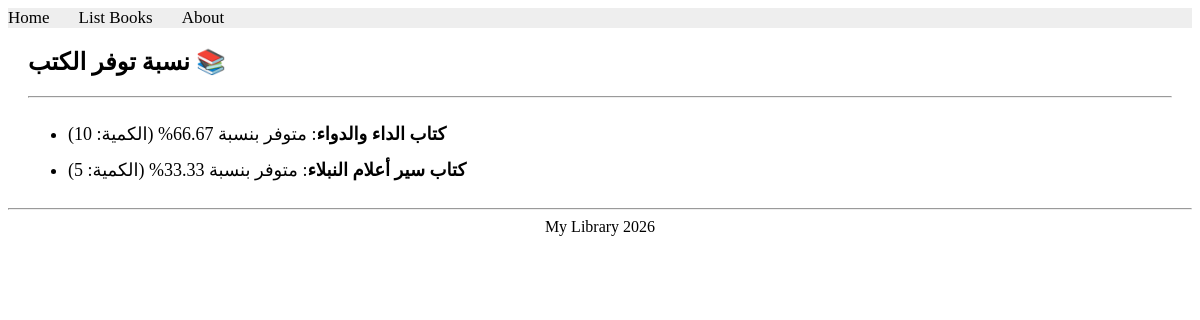
The page /books/lab9/task1/ on the database as committed earlier.
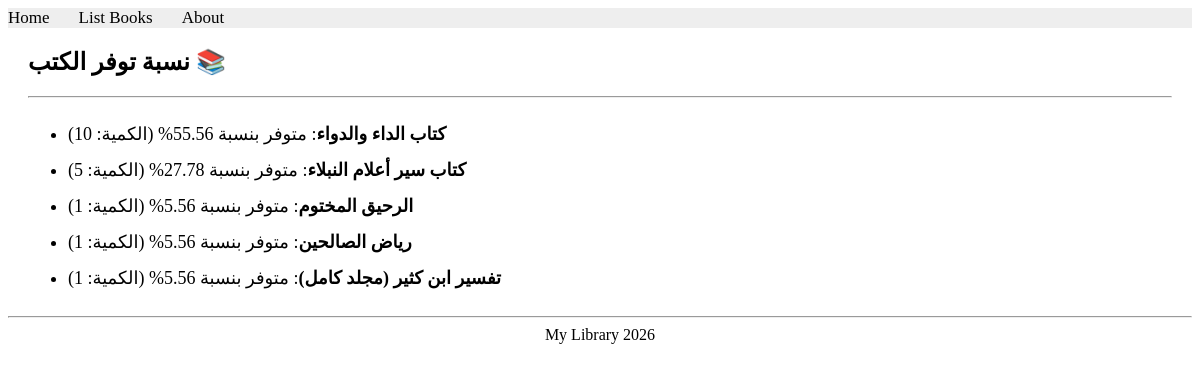
The same page on the database as committed later.
### apps/bookmodule/models.py (models this page shows)
class Book(models.Model):
    title = models.CharField(max_length=100)
    price = models.FloatField(default=0.0)
    quantity = models.IntegerField(default=1)
    pubdate = models.DateTimeField()
    rating = models.SmallIntegerField(default=1)
    publisher = models.ForeignKey(Publisher, null=True, on_delete=models.SET_NULL)
    authors = models.ManyToManyField(Author)

### apps/bookmodule/views.py (the view)
# urls.py: path('lab9/task1/', views.task1_lab9, name="books.task1_lab9"),
def task1_lab9(request):
    total_quantity = Book.objects.aggregate(total=Sum('quantity'))['total'] or 0
    books = Book.objects.all()
    for book in books:
        if total_quantity > 0:
            book.percentage = round((book.quantity / total_quantity) * 100, 2)
        else:
            book.percentage = 0.0
    return render(request, 'bookmodule/task1_lab9.html', {'books': books})

### apps/templates/bookmodule/task1_lab9.html (shortened to what this page needs)
{% extends "layouts/base.html" %}
{% block content %}
<div style="margin: 20px;">
    <h2>نسبة توفر الكتب 📚</h2>
    <hr>
    <ul style="font-size: 18px; line-height: 2;">
        {% for book in books %}
            <li><strong>{{ book.title }}</strong>: متوفر بنسبة {{ book.percentage }}% (الكمية: {{ book.quantity }})</li>
        {% endfor %}
    </ul>
</div>
{% endblock content %}

Rows that differ between the two databases and show on the page:
computed for Book "كتاب الداء والدواء": percentage "66.67" → "55.56"
computed for Book "كتاب سير أعلام النبلاء": percentage "33.33" → "27.78"
added Book: title "الرحيق المختوم", percentage "5.56", quantity "1"
added Book: title "رياض الصالحين", percentage "5.56", quantity "1"
added Book: title "تفسير ابن كثير (مجلد كامل)", percentage "5.56", quantity "1"
